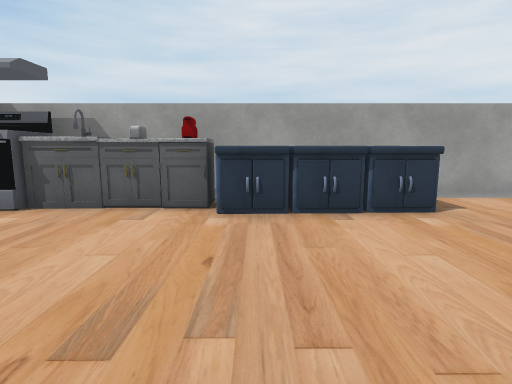
View 1 (above)

19 first-person views from a walk through a scene from a Unity 3-D project. The camera is 1.2 m above the floor, tilts 8° down and sees 80° across. Doors are open. The floor is counted in squares, 1 m on a side. Each view is taken from the middle of a square. On the plan, view 1 faces up. The plan holds only what a view shows up to about 13 squares ahead; the rest is blank. The place goes on beyond the plan. Some surface patterns are stand-ins.

View 2
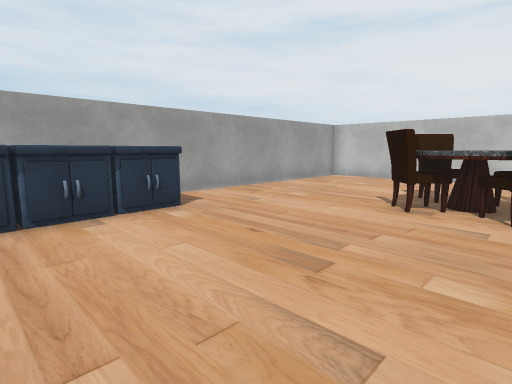

View 3
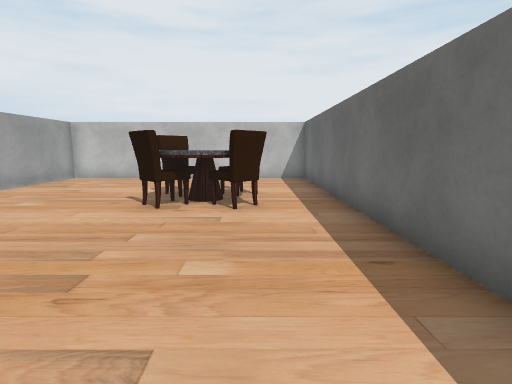

View 4
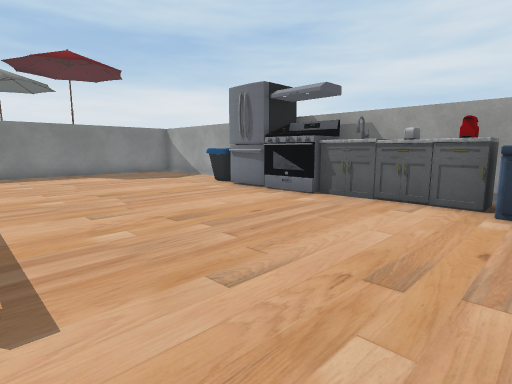

View 5
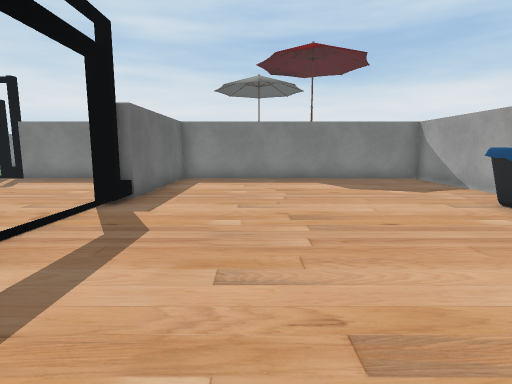

View 6
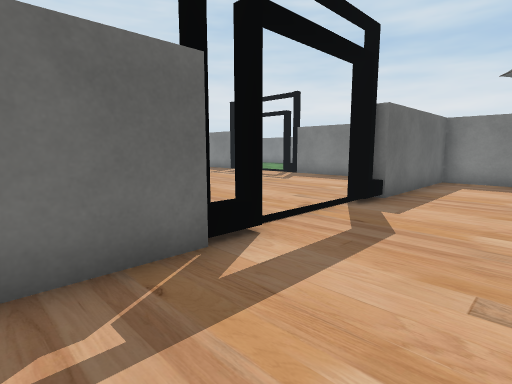

View 7
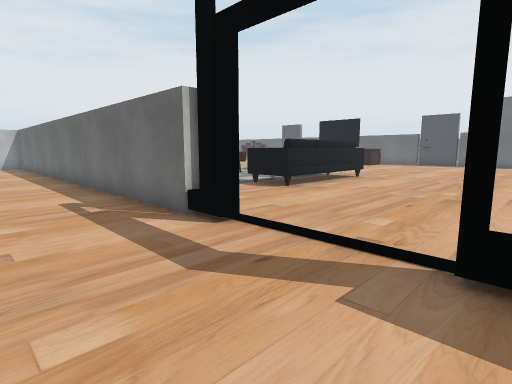

View 8
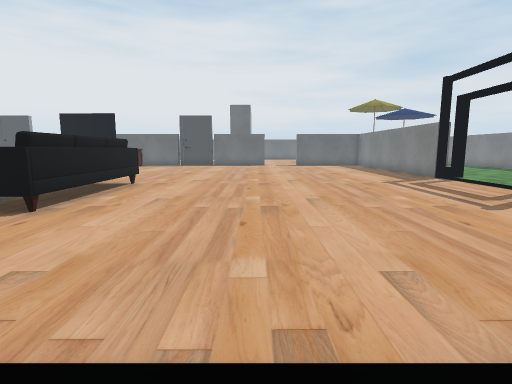

View 9
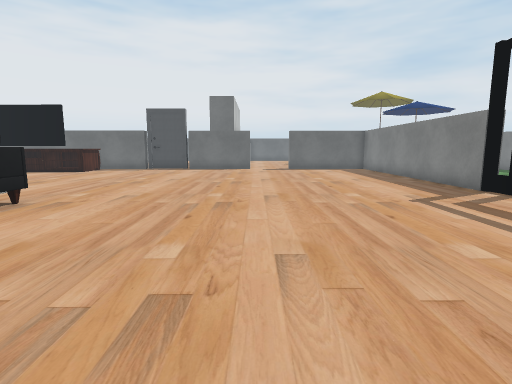

View 10
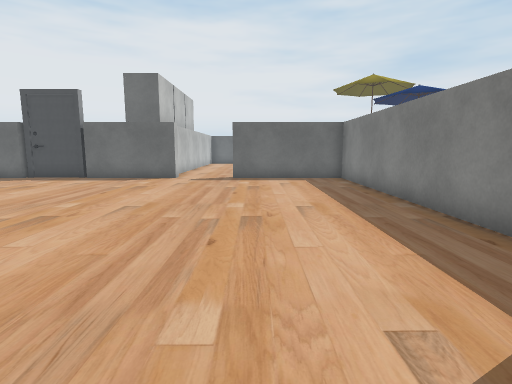

View 11
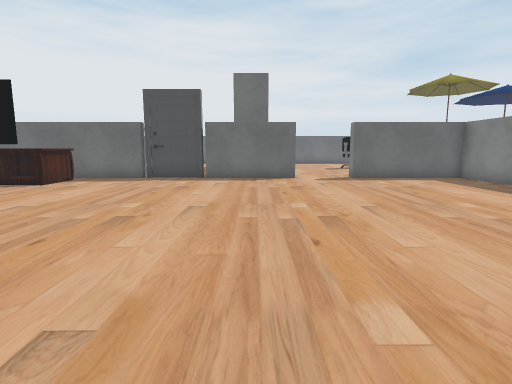

View 12
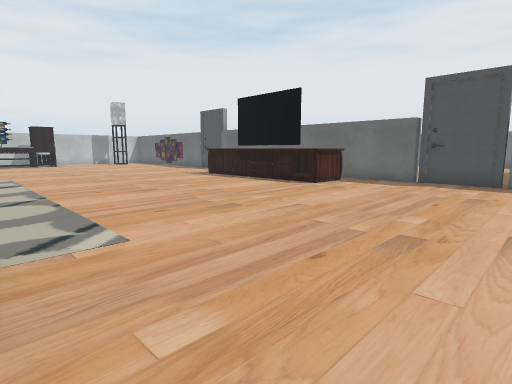

View 13
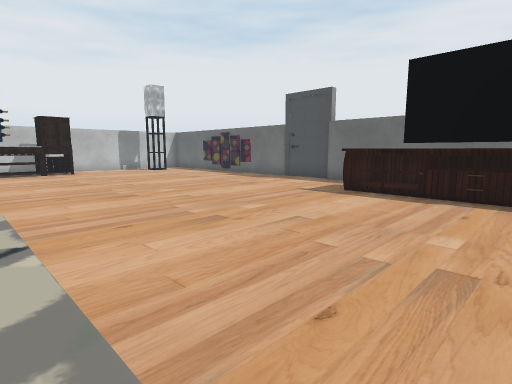

View 14
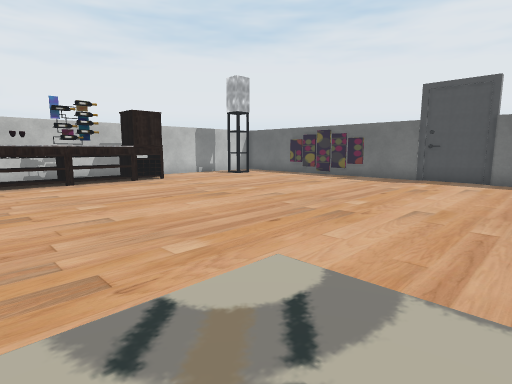

View 15
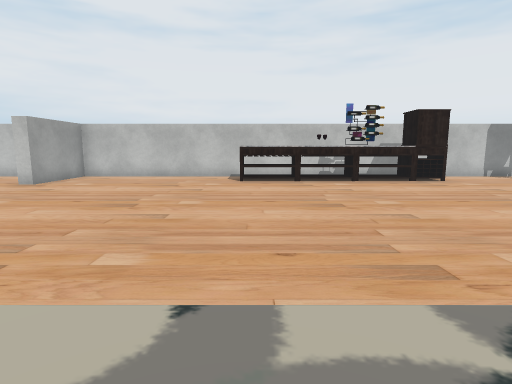

View 16
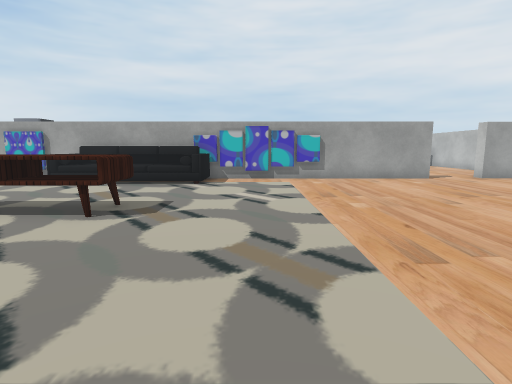

View 17
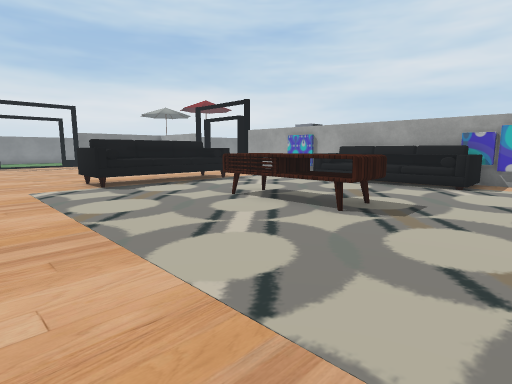

View 18
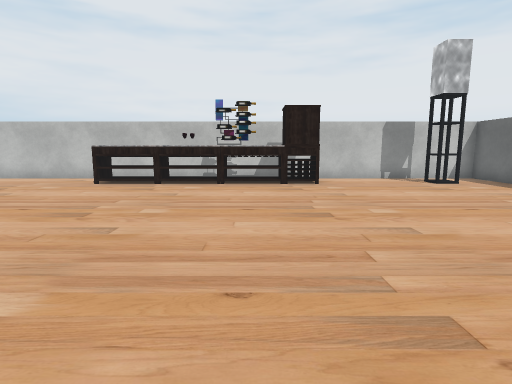

View 19
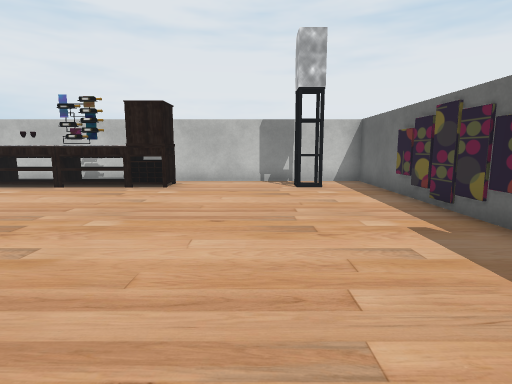

### Floor plan
Points are (right, up) in squares from view 1. A wall is a line through its corners. A room is listed if a view was taken in it or the views show most of it. See-through windows are left out.
Room 1 (views 1, 2, 3, 4, 5, 6, 7, 8)
walls: (-5.4, -2) (12.8, -2) (12.8, 7.6) (-5, 7.6); (-11, 7.6) (-15.6, 7.6) (-15.6, -2) (-9.4, -2); (-15.4, 2) (-15.4, 0.3)
ways out: open door at (-8.5, -2) to room 2
objects: bin (-10, 6) to (-9, 6); other object (-7, 6) to (-7, 7); other object (-6, 6) to (-6, 7); counter (-5, 6) to (-3, 7); counter (-2, 6) to (-1, 7); counter (0, 6) to (0, 7); counter (1, 6) to (2, 7); counter (3, 6) to (3, 7); chair (6, 0) to (7, 0); chair (6, 2) to (7, 2); chair (8, 0) to (9, 0); chair (8, 2) to (9, 3)
Room 2 (views 9, 10, 11, 12, 13, 14, 15, 16, 17, 18, 19)
walls: (8.6, -23.9) (10.7, -23.9); (-3.1, -23.8) (8.9, -23.8); (10.4, -23.8) (14.9, -23.8); (-4.8, -23.9) (-2.6, -23.9); (-8.7, -23.8) (-4.5, -23.8); (15.1, -2.5) (-0.6, -2.5); (16.5, -23.8) (20.6, -23.8) (20.6, -4.4); (18.6, -22.1) (18.6, -21.3) (19, -21.3); (-15.5, -13.6) (-15.6, -23.8) (-11.1, -23.8); (-15.6, -5.7) (-15.6, -8.7); (20.2, -2.5) (17.4, -2.5)
low walls: (15.6, -23.8) (16.4, -23.8)
ways out: open door at (-8.5, -2) to room 1; open door at (-10, -24); open door at (16, -2); gap at (-16, -10.5); gap at (-5, -24)
objects: sofa (-4, -12) to (-2, -7); painting (-1, -3); other object (0, -23) to (6, -21); sofa (1, -4) to (6, -3); TV (2, -22) to (5, -22); table (2, -10) to (5, -9); other object (7, -3) to (10, -3); other object (19, -17) to (20, -15); bottle (19, -14); cabinet (19, -14) to (20, -12); cabinet (19, -12) to (20, -10)

Positions as (right, up) in squares from view 1, and headings:
1: (0, 0), facing up
2: (0, 0), facing up-right
3: (0, 0), facing right
4: (0, -1), facing up-left
5: (-3, 1), facing left
6: (-3, 1), facing down-left
7: (-10, 1), facing down-right
8: (-8, -1), facing down
9: (-9, -5), facing down
10: (-12, -11), facing down
11: (-7, -11), facing down
12: (-6, -12), facing down-right
13: (2, -13), facing down-right
14: (7, -11), facing down-right
15: (7, -10), facing right
16: (8, -15), facing up
17: (8, -15), facing up-left
18: (8, -15), facing right
19: (9, -20), facing right
